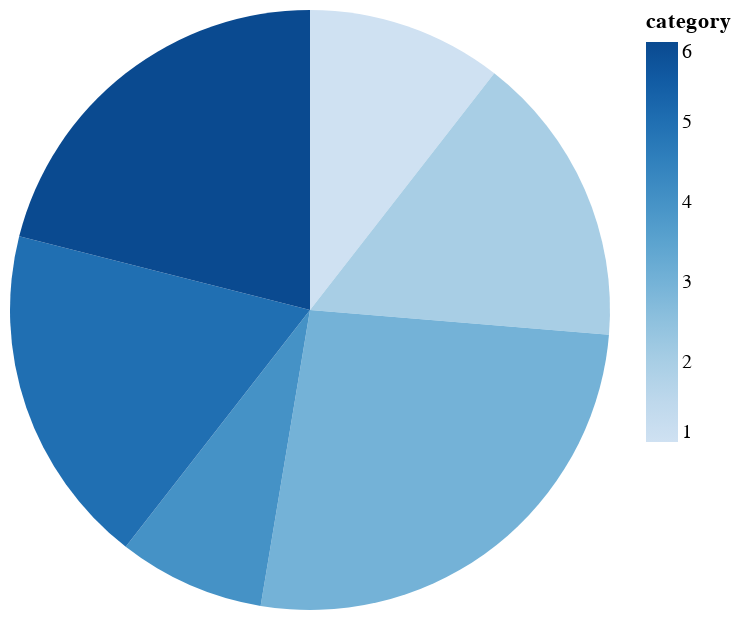

The code cell stored with this chart in its notebook:
### Code cell
import pandas as pd
import altair as alt

source = pd.DataFrame({"category": [1, 2, 3, 4, 5, 6], "value": [4, 6, 10, 3, 7, 8]})

alt.Chart(source).mark_arc().encode(
    theta="value",
    color="category"
)

### Figure 1 — Vega-Lite specification as saved in the notebook (floating-point values rounded to 4 significant figures)
{"config": {"view": {"continuousWidth": 300, "continuousHeight": 300}}, "data": {"name": "data-5ce6f248de7485cec3995742041b2fb0"}, "mark": {"type": "arc"}, "encoding": {"color": {"field": "category", "type": "quantitative"}, "theta": {"field": "value", "type": "quantitative"}}, "$schema": "https://vega.github.io/schema/vega-lite/v5.20.1.json", "datasets": {"data-5ce6f248de7485cec3995742041b2fb0": [{"category": 1, "value": 4}, {"category": 2, "value": 6}, {"category": 3, "value": 10}, {"category": 4, "value": 3}, {"category": 5, "value": 7}, {"category": 6, "value": 8}]}}
